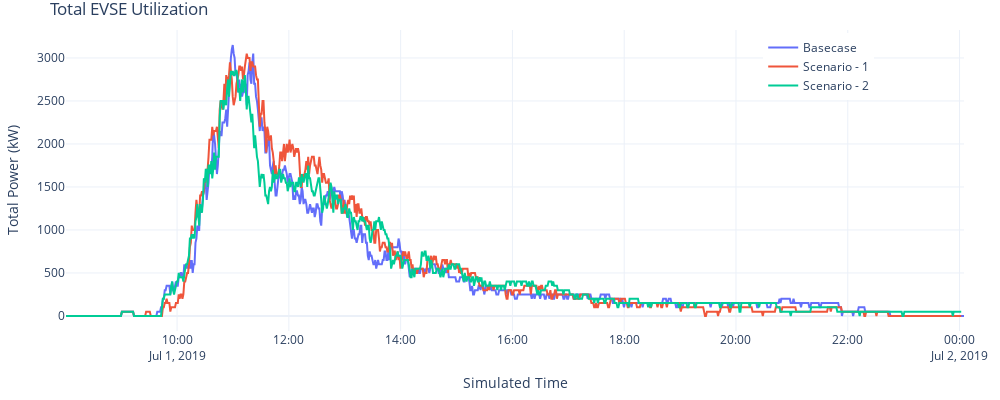

The code cell stored with this chart in its notebook:
### Markdown cell above
#### 5.4 EVSE Utilization

### Code cell
#fig = px.line(evse_util, x="datetime", y="total_power", color='analysis_id', name=['Basecase', 'Scenario - 1', 'Scenario - 2', 'Scenario - 3'], range_x=['2019-07-01 06:00','2019-07-02'])

fig = go.Figure()
fig.add_trace(go.Scatter(x=evse_util[evse_util['analysis_id'] == 344]['datetime'], y=evse_util[evse_util['analysis_id'] == 344]['total_power'],
                    mode='lines',
                    name='Basecase'))
fig.add_trace(go.Scatter(x=evse_util[evse_util['analysis_id'] == 343]['datetime'], y=evse_util[evse_util['analysis_id'] == 342]['total_power'],
                    mode='lines',
                    name='Scenario - 1'))
fig.add_trace(go.Scatter(x=evse_util[evse_util['analysis_id'] == 342]['datetime'], y=evse_util[evse_util['analysis_id'] == 343]['total_power'],
                    mode='lines',
                    name='Scenario - 2'))

fig.update_layout(title="Total EVSE Utilization",
                  yaxis_title="Total Power (kW)", 
                  xaxis_title="Simulated Time", 
                  uniformtext_minsize=8, 
                  uniformtext_mode='hide', 
                  width=1000, 
                  height=400, 
                  margin=dict(l=20, r=20, t=30, b=20), template='plotly_white', showlegend=True, legend=dict(
    yanchor="top",
    y=0.99,
    xanchor="right",
    x=0.9
))
fig.show()

### Figure 1 — Plotly figure (JSON) as saved in the notebook; plotly's stock layout.template omitted (floating-point values rounded to 4 significant figures; data arrays with more than 128 entries replaced by an {"elided": "..."} marker saying what was removed)
{"data": [{"mode": "lines", "name": "Basecase", "type": "scatter", "x": {"elided": "965 str values"}, "y": {"elided": "965 int values"}}, {"mode": "lines", "name": "Scenario - 1", "type": "scatter", "x": {"elided": "1044 str values"}, "y": {"elided": "962 int values"}}, {"mode": "lines", "name": "Scenario - 2", "type": "scatter", "x": {"elided": "962 str values"}, "y": {"elided": "1044 int values"}}], "layout": {"height": 400, "legend": {"x": 0.9, "xanchor": "right", "y": 0.99, "yanchor": "top"}, "margin": {"b": 20, "l": 20, "r": 20, "t": 30}, "showlegend": true, "title": {"text": "Total EVSE Utilization"}, "uniformtext": {"minsize": 8, "mode": "hide"}, "width": 1000, "xaxis": {"autorange": true, "range": ["2019-07-01 08:00:46", "2019-07-02 00:04:46"], "title": {"text": "Simulated Time"}, "type": "date"}, "yaxis": {"autorange": true, "range": [-175.0, 3325], "title": {"text": "Total Power (kW)"}, "type": "linear"}}}
